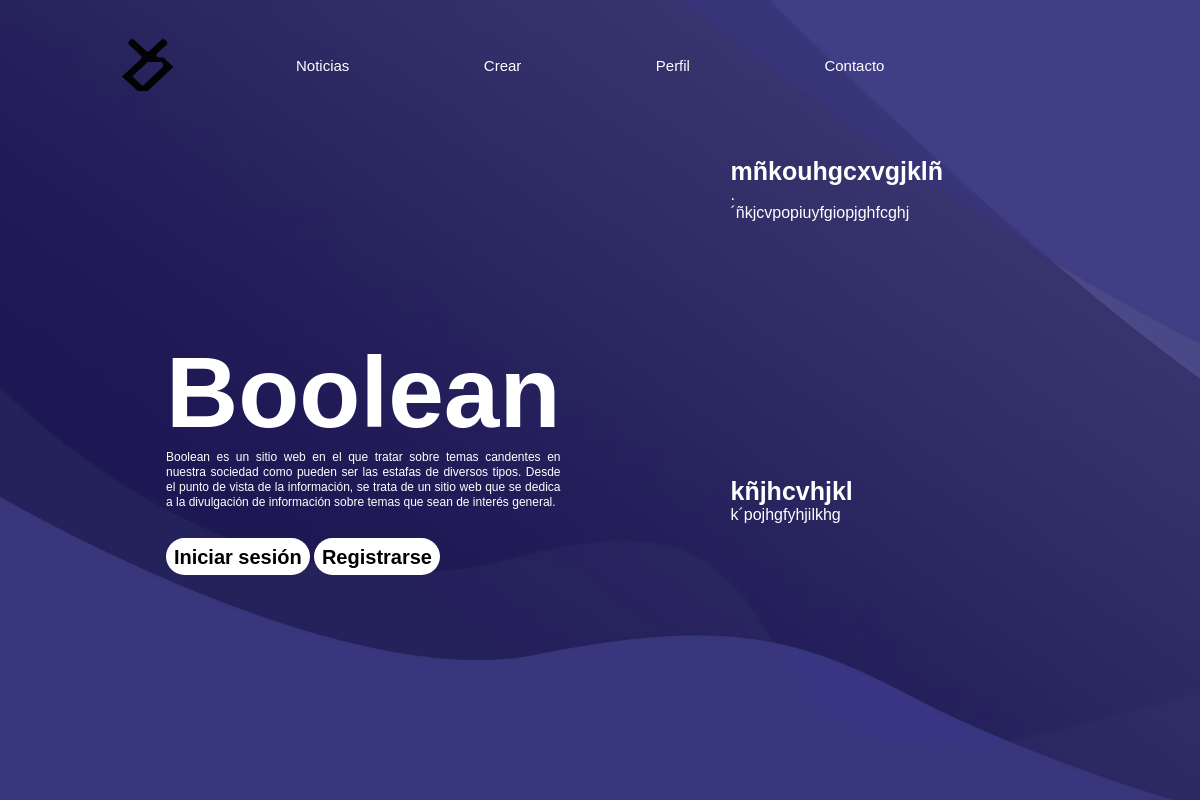
The app's page /Usuario/index.php, older data.
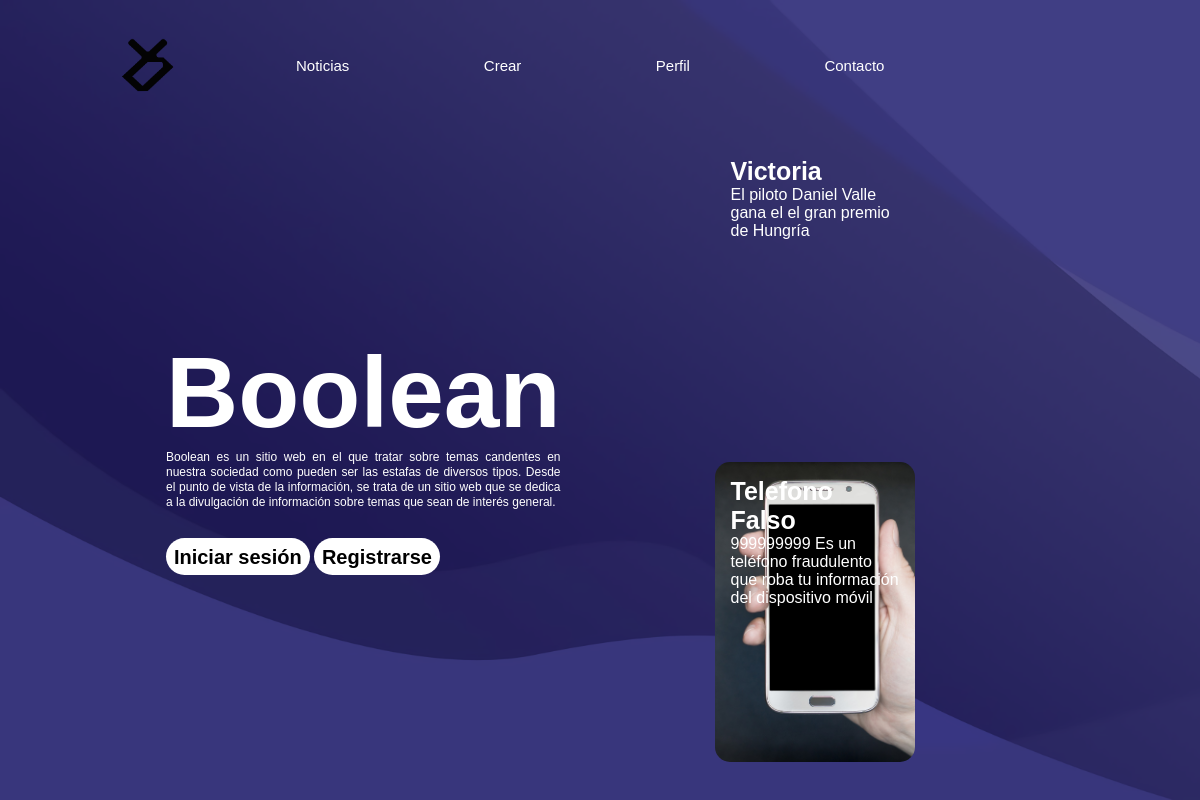
The same page, newer data.
### tables this page shows
CREATE TABLE `noticia` (
  `id` int(11) NOT NULL,
  `id_user` int(11) NOT NULL,
  `titulo` varchar(30) NOT NULL,
  `descripcion` varchar(100) NOT NULL,
  `contenido` text NOT NULL,
  `autor` varchar(20) NOT NULL,
  `foto` varchar(100) NOT NULL
);

### Usuario/index.php (the view, shortened to what this page needs)
<?php
require("../Datos/conexion.php");
$sql = "SELECT *  FROM noticia ORDER BY id DESC LIMIT 2";
$resultado = mysqli_query($conexion, $sql);
?>
<html>
<head>
    <link rel="stylesheet" type="text/css" href="estilos.css" title="style" />
</head>
<body>
    <div class="contenedor">
        <div class="navegacion">
            <a href = "./index.php"><img src="./imagenes/LogoDani-02.png" class="logo"/></a>
            <nav>
                <ul>
                    <li class="barra">
                        <a href="./noticias.php" class="decBarra">Noticias</a>
                    </li>
                    <li class="barra">
                        <a href="./crearNoticia.php" class="decBarra">Crear</a>
                    </li>
                    <li class="barra">
                        <a href="./perfil.php" class="decBarra">Perfil</a>
                    </li>
                    <li class="barra">
                        <a href="./contacto.php" class="decBarra">Contacto</a>
                    </li>
                </ul>
            </nav>
        </div>
        <main>
            <div class="columna">
                <h1 id="boolean">Boolean</h1>
                <p id="parrafo1">
                    Boolean es un sitio web en el que tratar sobre temas candentes en nuestra sociedad
                    como pueden ser las estafas de diversos tipos. Desde el punto de vista de la
                    información, se trata de un sitio web que se dedica a la divulgación de información
                    sobre temas que sean de interés general.
                </p>
                <br><br>
                <div id="botones">
                    <a href="./login.php" class="boton">Iniciar sesión</a>
                    <a href="./registro.php" class="boton">Registrarse</a>
                </div>
            </div>
            <div class="columna" id = "noticias">
                <?php
                    if ($resultado) {
                        while ($fila = mysqli_fetch_array($resultado)) {
                ?>
                    <a href = "https://youtu.be/2gOONm89Nnk?t=2405">
                        <div class="wrapper" style="background-image: url('Resources/Noticias/<?php echo($fila['titulo'])?>/<?php echo($fila['foto'])?>')">
                        <h5><?php echo($fila['titulo']) ?></h5>
                        <p>
                            <?php echo($fila['descripcion']) ?>
                        </p>
                        </div>
                    </a>
                    <?php
                        }
                    }
                    ?>
                </div>
            </div>
</body>
</html>

Row changes from the older to the newer data that the page shows:
removed noticia: titulo "mñkouhgcxvgjklñ", descripcion ".´ñkjcvpopiuyfgiopjghfcghj"
removed noticia: titulo "kñjhcvhjkl", descripcion "k´pojhgfyhjilkhg"
added noticia: titulo "Victoria", descripcion "El piloto Daniel Valle gana el el gran premio de Hungría"
added noticia: titulo+foto (picture), titulo "Telefono Falso", descripcion "999999999 Es un teléfono fraudulento que roba tu información del dispositivo móvil"
